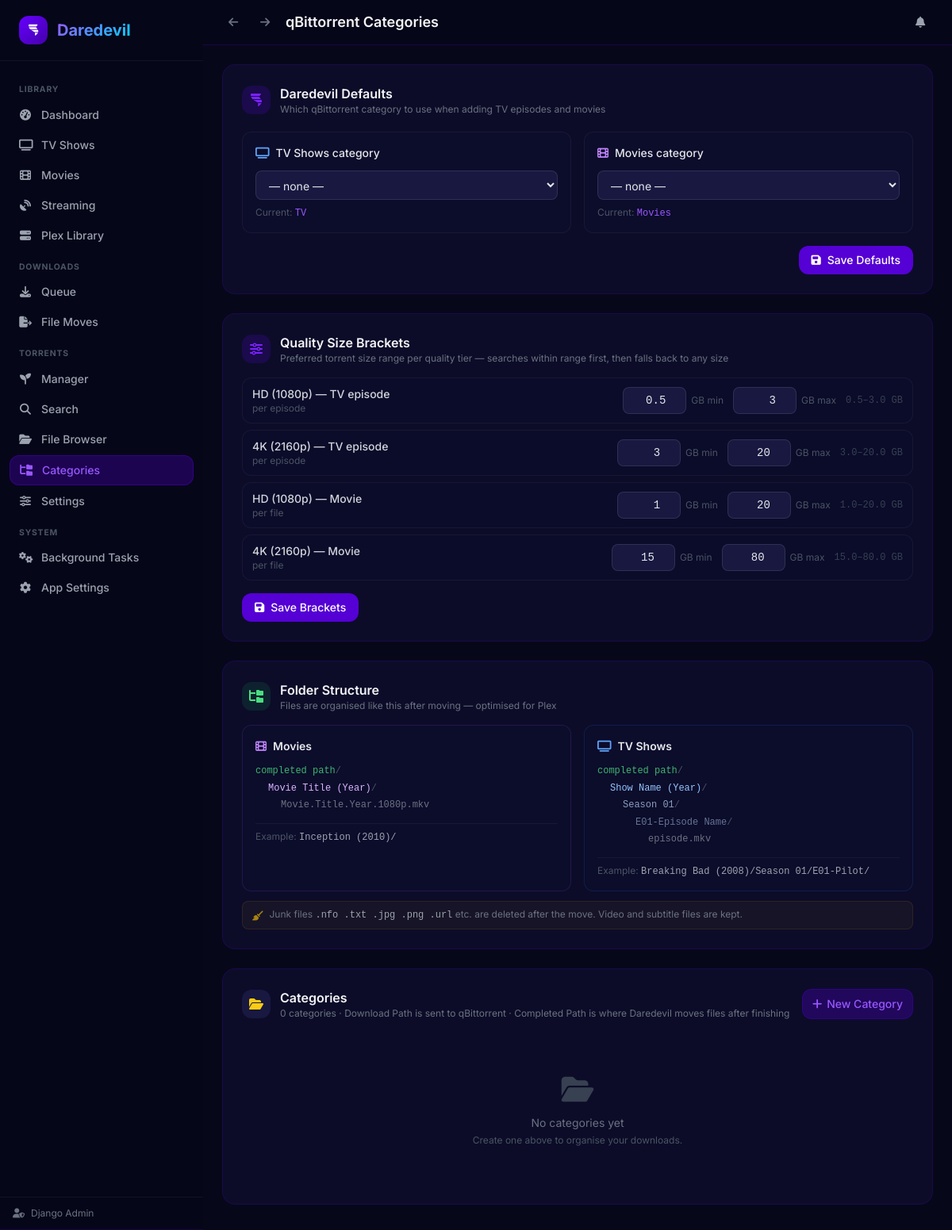
The page /qbt/categories/ on the database as committed earlier.
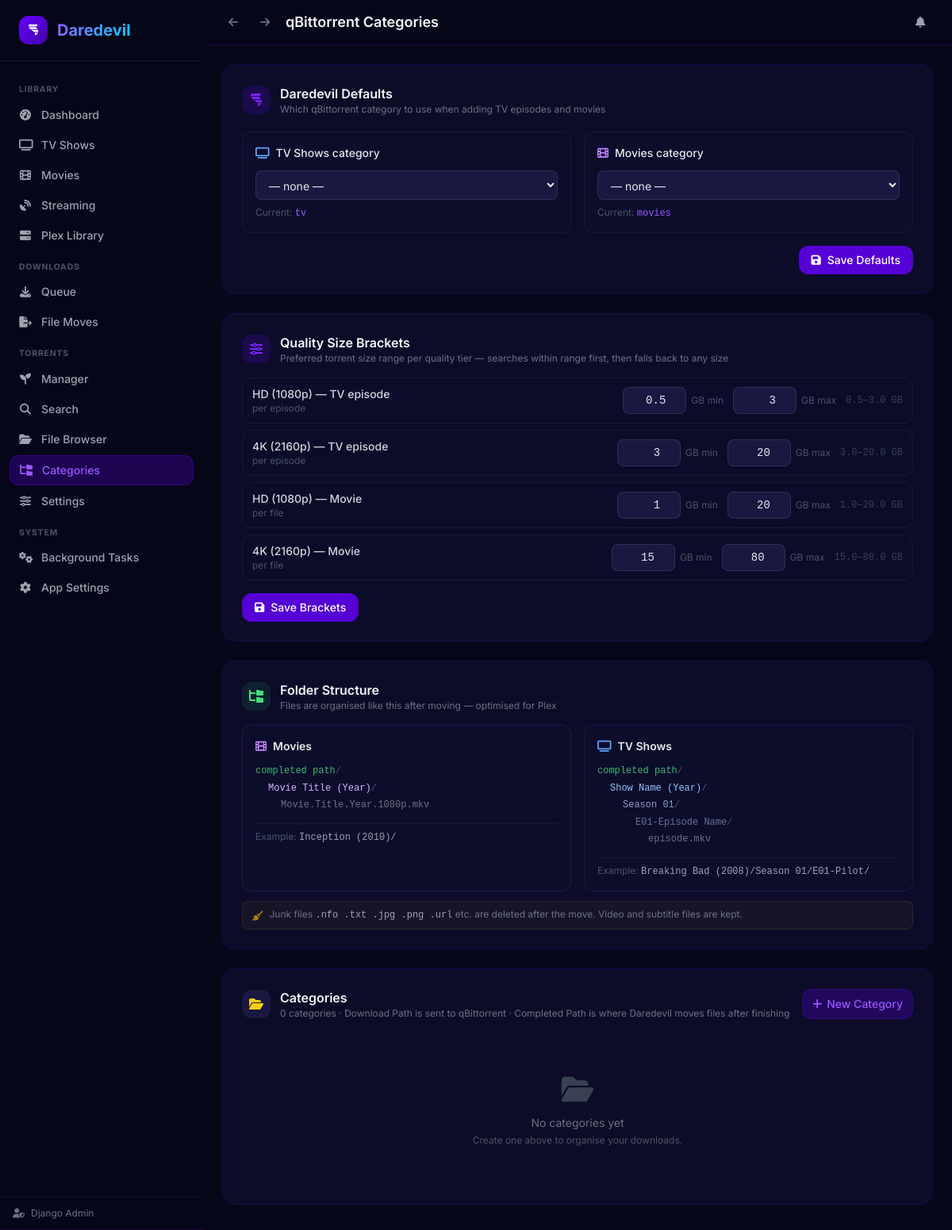
The same page on the database as committed later.
### apps/qbt/models.py (models this page shows)
class CategoryConfig(models.Model):
    tv_category = models.CharField(max_length=200, default='tv-shows')
    movie_category = models.CharField(max_length=200, default='movies')
    class Meta:
        verbose_name = 'Category Config'
    @classmethod
    def get(cls):
        obj, _ = cls.objects.get_or_create(pk=1, defaults={
            'tv_category': 'tv-shows',
            'movie_category': 'movies',
        })
        return obj

### apps/qbt/views.py (the view, shortened to what this page needs)
# urls.py: path('categories/', views.categories_page, name='qbt_categories'),
def categories_page(request):
    from .models import CategoryConfig, CategoryPath
    connected = client.is_connected()
    raw = client.get_categories() if connected else {}
    path_rows = {p.category_name: p for p in CategoryPath.objects.all()}
    categories = {}
    config = CategoryConfig.get()
    try:
        from apps.media_tracker.models import QualityProfile
        quality_profiles = {
            f'{p.media_type}_{p.quality}': {
                'min_size_gb': round((p.min_size_mb or 0) / 1000, 1),
                'max_size_gb': round((p.max_size_mb or 0) / 1000, 1),
            }
            for p in QualityProfile.objects.all()
        }
    except Exception:
        quality_profiles = {}
    return render(request, 'qbt/categories.html', {
        'connected': connected,
        'categories': categories,
        'config': config,
        'quality_profiles_json': json.dumps(quality_profiles),
    })

### templates/qbt/categories.html (shortened to what this page needs)
{% extends "base.html" %}
{% block page_title %}qBittorrent Categories{% endblock %}
{% block content %}
<div x-data="categoriesApp()" class="space-y-6">
  <div class="glass rounded-2xl p-6">
    <div class="flex items-center gap-3 mb-5">
      <div class="w-9 h-9 rounded-xl bg-brand-600/20 flex items-center justify-center">
        <i class="fa-solid fa-tornado text-brand-400"></i>
      </div>
      <div>
        <h2 class="text-base font-semibold text-gray-100">Daredevil Defaults</h2>
        <p class="text-xs text-gray-500">Which qBittorrent category to use when adding TV episodes and movies</p>
      </div>
    </div>
    <div class="grid grid-cols-1 md:grid-cols-2 gap-4">
      <div class="bg-surface-800/60 rounded-xl p-4 border border-white/5">
        <div class="flex items-center gap-2 mb-3">
          <i class="fa-solid fa-tv text-blue-400 text-sm"></i>
          <span class="text-sm font-medium text-gray-200">TV Shows category</span>
        </div>
        <select id="tv-category-select"
                class="w-full px-3 py-2 bg-surface-700 border border-white/10 rounded-lg text-sm text-gray-200 focus:outline-none focus:border-brand-500/50">
          <option value="">— none —</option>
        </select>
        <p class="text-xs text-gray-600 mt-2">Current: <span class="text-brand-300 font-mono">{{ config.tv_category }}</span></p>
      </div>
      <div class="bg-surface-800/60 rounded-xl p-4 border border-white/5">
        <div class="flex items-center gap-2 mb-3">
          <i class="fa-solid fa-film text-purple-400 text-sm"></i>
          <span class="text-sm font-medium text-gray-200">Movies category</span>
        </div>
        <select id="movie-category-select"
                class="w-full px-3 py-2 bg-surface-700 border border-white/10 rounded-lg text-sm text-gray-200 focus:outline-none focus:border-brand-500/50">
          <option value="">— none —</option>
        </select>
        <p class="text-xs text-gray-600 mt-2">Current: <span class="text-brand-300 font-mono">{{ config.movie_category }}</span></p>
      </div>
    </div>
    <div class="flex items-center justify-between mt-4">
      <div class="ml-auto">
        <button @click="saveDefaults()"
                class="px-4 py-2 bg-brand-600 hover:bg-brand-500 text-white rounded-xl text-sm font-medium transition-colors">
          <i class="fa-solid fa-floppy-disk mr-2"></i>Save Defaults
        </button>
      </div>
    </div>
  </div>
  <div class="glass rounded-2xl p-6" x-data="qualityBrackets()">
    <div class="flex items-center justify-between mb-1">
      <div class="flex items-center gap-3">
        <div class="w-9 h-9 rounded-xl bg-brand-600/20 flex items-center justify-center">
          <i class="fa-solid fa-sliders text-brand-400"></i>
        </div>
        <div>
          <h2 class="text-base font-semibold text-gray-100">Quality Size Brackets</h2>
          <p class="text-xs text-gray-500">Preferred torrent size range per quality tier — searches within range first, then falls back to any size</p>
        </div>
      </div>
    </div>
    <div class="mt-4 space-y-2">
      <template x-for="row in rows" :key="row.key">
        <div class="grid grid-cols-[1fr_auto_auto_auto] items-center gap-3 px-3 py-2.5 bg-surface-800/40 rounded-xl border border-white/5">
          <div>
            <p class="text-sm font-medium text-gray-300" x-text="row.label"></p>
            <p class="text-xs text-gray-600" x-text="row.hint"></p>
          </div>
          <div class="flex items-center gap-1.5">
            <input type="number" x-model.number="row.min_size_gb" min="0" step="0.1"
                   class="w-20 bg-surface-700 border border-white/10 rounded-lg px-2.5 py-1.5 text-sm text-gray-200 font-mono focus:outline-none focus:border-brand-500/50 text-right">
            <span class="text-xs text-gray-600 whitespace-nowrap">GB min</span>
          </div>
          <div class="flex items-center gap-1.5">
            <input type="number" x-model.number="row.max_size_gb" min="0" step="0.1"
                   class="w-20 bg-surface-700 border border-white/10 rounded-lg px-2.5 py-1.5 text-sm text-gray-200 font-mono focus:outline-none focus:border-brand-500/50 text-right">
            <span class="text-xs text-gray-600 whitespace-nowrap">GB max</span>
          </div>
          <span class="text-xs text-gray-700 font-mono whitespace-nowrap hidden lg:block"
                x-text="(row.min_size_gb || 0).toFixed(1) + '–' + (row.max_size_gb || 0).toFixed(1) + ' GB'"></span>
        </div>
      </template>
    </div>
    <button @click="save()"
            class="mt-4 flex items-center gap-2 px-4 py-2 bg-brand-600 hover:bg-brand-500 text-white rounded-xl text-sm font-medium transition-colors">
      <i class="fa-solid fa-floppy-disk"></i> Save Brackets
    </button>
  </div>
  <div class="glass rounded-2xl p-6">
    <div class="flex items-center gap-3 mb-4">
      <div class="w-9 h-9 rounded-xl bg-green-600/15 flex items-center justify-center">
        <i class="fa-solid fa-folder-tree text-green-400"></i>
      </div>
      <div>
        <h2 class="text-base font-semibold text-gray-100">Folder Structure</h2>
        <p class="text-xs text-gray-500">Files are organised like this after moving — optimised for Plex</p>
      </div>
    </div>
    <div class="grid grid-cols-1 md:grid-cols-2 gap-4">
      <div class="bg-surface-800/50 rounded-xl border border-purple-500/15 p-4">
        <div class="flex items-center gap-2 mb-3">
          <i class="fa-solid fa-film text-purple-400 text-sm"></i>
          <span class="text-sm font-semibold text-gray-200">Movies</span>
        </div>
        <div class="font-mono text-xs leading-relaxed text-gray-400 space-y-0.5">
          <div><span class="text-green-400/80">completed path</span><span class="text-gray-600">/</span></div>
          <div class="pl-4"><span class="text-purple-300">Movie Title (Year)</span><span class="text-gray-600">/</span></div>
          <div class="pl-8 text-gray-500">Movie.Title.Year.1080p.mkv</div>
        </div>
        <p class="text-xs text-gray-600 mt-3 border-t border-white/5 pt-2">Example: <span class="text-gray-400 font-mono">Inception (2010)/</span></p>
      </div>
      <div class="bg-surface-800/50 rounded-xl border border-blue-500/15 p-4">
        <div class="flex items-center gap-2 mb-3">
          <i class="fa-solid fa-tv text-blue-400 text-sm"></i>
          <span class="text-sm font-semibold text-gray-200">TV Shows</span>
        </div>
        <div class="font-mono text-xs leading-relaxed text-gray-400 space-y-0.5">
          <div><span class="text-green-400/80">completed path</span><span class="text-gray-600">/</span></div>
          <div class="pl-4"><span class="text-blue-300">Show Name (Year)</span><span class="text-gray-600">/</span></div>
          <div class="pl-8"><span class="text-blue-200/70">Season 01</span><span class="text-gray-600">/</span></div>
          <div class="pl-12"><span class="text-blue-200/50">E01-Episode Name</span><span class="text-gray-600">/</span></div>
          <div class="pl-16 text-gray-500">episode.mkv</div>
        </div>
        <p class="text-xs text-gray-600 mt-3 border-t border-white/5 pt-2">Example: <span class="text-gray-400 font-mono">Breaking Bad (2008)/Season 01/E01-Pilot/</span></p>
      </div>
    </div>
    <div class="mt-3 flex items-start gap-2 px-3 py-2 bg-yellow-500/5 rounded-lg border border-yellow-500/10">
      <i class="fa-solid fa-broom text-yellow-500/70 text-xs mt-0.5 flex-shrink-0"></i>
      <p class="text-xs text-gray-500">
        Junk files <span class="text-gray-400 font-mono">.nfo .txt .jpg .png .url</span> etc. are deleted after the move.
        Video and subtitle files are kept.
      </p>
    </div>
  </div>
  <div class="glass rounded-2xl p-6">
    <div class="flex items-center justify-between mb-5">
      <div class="flex items-center gap-3">
        <div class="w-9 h-9 rounded-xl bg-surface-700 flex items-center justify-center">
          <i class="fa-solid fa-folder-open text-yellow-400"></i>
        </div>
        <div>
          <h2 class="text-base font-semibold text-gray-100">Categories</h2>
          <p class="text-xs text-gray-500">{{ categories|length }} categor{{ categories|length|pluralize:"y,ies" }} · Download Path is sent to qBittorrent · Completed Path is where Daredevil moves files after finishing</p>
        </div>
      </div>
      <button @click="showCreate = true"
              class="px-3 py-2 bg-brand-600/30 hover:bg-brand-600/60 text-brand-300 border border-brand-600/30 rounded-xl text-sm font-medium transition-colors">
        <i class="fa-solid fa-plus mr-1.5"></i>New Category
      </button>
    </div>
    {% if categories %}
    <div class="space-y-3">
      {% for name, cat in categories.items %}
      <div class="bg-surface-800/40 rounded-xl border border-white/5 overflow-hidden">
        <div class="flex items-center justify-between px-4 py-3 border-b border-white/5">
          <div class="flex items-center gap-2 min-w-0">
            <i class="fa-solid fa-folder text-yellow-500/70 text-sm flex-shrink-0"></i>
            <span class="font-medium text-gray-100">{{ name }}</span>
            {% if name == config.tv_category %}
            <span class="px-1.5 py-0.5 bg-blue-500/20 text-blue-400 rounded text-xs flex-shrink-0">TV</span>
            {% endif %}
            {% if name == config.movie_category %}
            <span class="px-1.5 py-0.5 bg-purple-500/20 text-purple-400 rounded text-xs flex-shrink-0">Movies</span>
            {% endif %}
            {% if cat.qbt_save_path %}
            <span class="text-xs text-gray-600 font-mono truncate hidden md:block">qBT: {{ cat.qbt_save_path }}</span>
            {% endif %}
          </div>
          <button @click="deleteCategory('{{ name }}')"
                  class="ml-3 flex-shrink-0 px-2.5 py-1 bg-red-900/20 hover:bg-red-900/50 text-red-500 hover:text-red-400 rounded-lg text-xs transition-colors">
            <i class="fa-solid fa-trash"></i>
          </button>
        </div>
        <div class="grid grid-cols-1 md:grid-cols-3 gap-0 md:divide-x divide-white/5"
             x-data="{ qbtPath: '{{ cat.daredevil_qbt_save_path|escapejs }}', dlPath: '{{ cat.download_path|escapejs }}', compPath: '{{ cat.completed_path|escapejs }}', saved: false }"
             @keydown.enter="savePaths('{{ name }}', qbtPath, dlPath, compPath); saved = true; setTimeout(() => saved = false, 2000)">
          <div class="px-4 py-3">
            <p class="text-xs font-medium text-gray-500 uppercase tracking-wider mb-2 flex items-center gap-1.5">
              <i class="fa-solid fa-hard-drive text-yellow-400"></i> qBT Save Path
              <span class="normal-case font-normal text-gray-600">qBittorrent's path for this category</span>
            </p>
            <input type="text" x-model="qbtPath"
                   placeholder="e.g. /downloads"
                   class="w-full px-2.5 py-1.5 bg-surface-700 border border-white/10 rounded-lg text-xs font-mono text-gray-300 focus:outline-none focus:border-yellow-500/40">
          </div>
          <div class="px-4 py-3">
            <p class="text-xs font-medium text-gray-500 uppercase tracking-wider mb-2 flex items-center gap-1.5">
              <i class="fa-solid fa-arrow-down text-blue-400"></i> Download Path
              <span class="normal-case font-normal text-gray-600">same folder, Daredevil's container path</span>
            </p>
            <input type="text" x-model="dlPath"
                   placeholder="e.g. /media/downloads"
                   class="w-full px-2.5 py-1.5 bg-surface-700 border border-white/10 rounded-lg text-xs font-mono text-gray-300 focus:outline-none focus:border-blue-500/40">
          </div>
          <div class="px-4 py-3">
            <p class="text-xs font-medium text-gray-500 uppercase tracking-wider mb-2 flex items-center gap-1.5">
              <i class="fa-solid fa-circle-check text-green-400"></i> Completed Path
              <span class="normal-case font-normal text-gray-600">Daredevil moves files here when done</span>
            </p>
            <input type="text" x-model="compPath"
                   placeholder="e.g. /media/tv"
                   class="w-full px-2.5 py-1.5 bg-surface-700 border border-white/10 rounded-lg text-xs font-mono text-gray-300 focus:outline-none focus:border-green-500/40">
          </div>
          <div class="col-span-full px-4 pb-3 flex items-center gap-3">
            <button @click="savePaths('{{ name }}', qbtPath, dlPath, compPath); saved = true; setTimeout(() => saved = false, 2000)"
                    class="px-3 py-1.5 bg-brand-600/30 hover:bg-brand-600/60 text-brand-300 border border-brand-600/30 rounded-lg text-xs font-medium transition-colors">
              <i class="fa-solid fa-floppy-disk mr-1.5"></i>Save Paths
            </button>
            <span x-show="saved" x-cloak class="text-xs text-green-400 flex items-center gap-1">
              <i class="fa-solid fa-check"></i> Saved
            </span>
          </div>
        </div>
      </div>
      {% endfor %}
    </div>
    {% else %}
    <div class="py-12 text-center">
      <i class="fa-solid fa-folder-open text-4xl text-gray-700 mb-3 block"></i>
      <p class="text-gray-500 text-sm">No categories yet</p>
      <p class="text-gray-600 text-xs mt-1">Create one above to organise your downloads.</p>
    </div>
    {% endif %}
  </div>
</div>
{% endblock %}

Rows that differ between the two databases and show on the page:
changed CategoryConfig: tv_category "TV" → "tv"; movie_category "Movies" → "movies"
